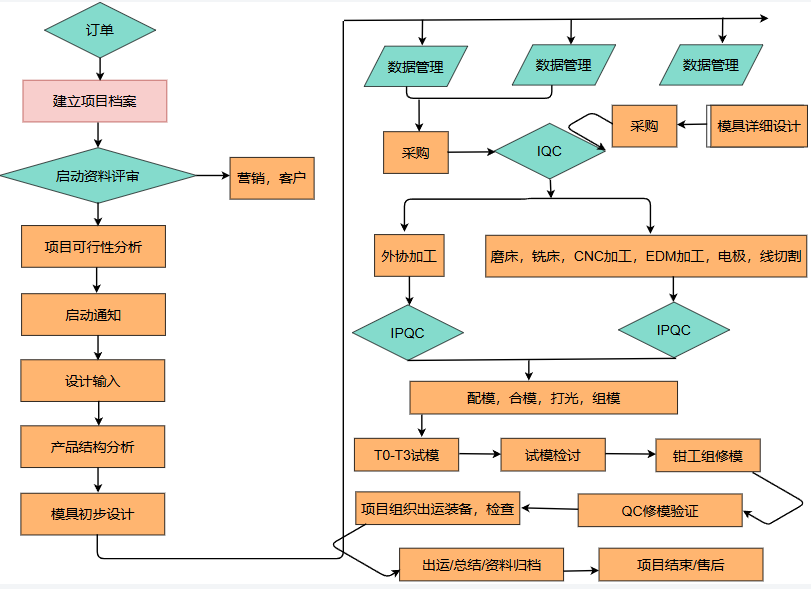
#> input picture vl/f.png, 811 x 589 px, found by its file name
$ python flowchart_recognition4.py
#> lines starting #> are read from the running program, lines starting #| are printed output that depends on the picture; after the words box and inside, x2 and y2 are one past the last pixel; in counts of white or black regions, pixels touching at a corner belong together
#> in process_image, self.current_image is the input picture: shape (589, 811, 3); mean B, G, R 213.6, 227.4, 237.3
import cv2
import numpy as np
import pytesseract
import logging
from datetime import datetime
import os

# 配置日志
logging.basicConfig(
    level=logging.INFO,
    format='%(asctime)s - %(levelname)s - %(message)s',
    handlers=[
        logging.FileHandler('flowchart_recognition.log'),
        logging.StreamHandler()
    ]
)

class Line:
    # [44 lines left out: functions __init__, length, get_text_region, not called in this run]

class FlowchartRecognizer:
    def __init__(self):
        # 设置tesseract路径
        pytesseract.pytesseract.tesseract_cmd = r'D:\tools\Tesseract-OCR\tesseract.exe'

        # 初始化变量
        self.shapes = []
        self.lines = {}
        self.current_image = None
        self.processed_image = None

        # 配置参数
        self.min_line_length = 20
        self.max_line_gap = 10
        self.min_area = 100
        self.min_perimeter = 20

    # [378 lines left out: functions detect_line_style, is_part_of_shape, point_to_line_distance, detect_connected_segments, can_connect_segments, merge_segments and 4 more, not called in this run]

    def detect_shape(self, contour):
        """检测单个轮廓的形状"""
        try:
            # 计算基本特征
            peri = cv2.arcLength(contour, True)
            area = cv2.contourArea(contour)

            if area < self.min_area or peri < self.min_perimeter:
                return None

            # 获取近似多边形
            approx = cv2.approxPolyDP(contour, 0.02 * peri, True)

            # 获取轮廓的基本属性
            x, y, w, h = cv2.boundingRect(contour)
            aspect_ratio = float(w)/h if h != 0 else 0

            # 初始化形状信息
            shape_info = {
                'type': 'Unknown',
                'position': (x, y, w, h),
                'points': approx.reshape(-1, 2).tolist(),
                'area': area,
                'perimeter': peri
            }

            # 形状判断
            if self.detect_rounded_rectangle(contour, approx):
                shape_info['type'] = 'RoundedRectangle'
            elif len(approx) == 3:
                shape_info['type'] = 'Triangle'
            elif len(approx) == 4:
                if self.detect_diamond(contour, approx):
                    shape_info['type'] = 'Diamond'
                elif self.detect_parallelogram(contour, approx):
                    shape_info['type'] = 'Parallelogram'
                elif 0.95 <= aspect_ratio <= 1.05:
                    shape_info['type'] = 'Square'
                else:
                    shape_info['type'] = 'Rectangle'
            elif len(approx) == 5:
                shape_info['type'] = 'Pentagon'
            elif len(approx) == 6:
                shape_info['type'] = 'Hexagon'
            else:
                # 判断是否为圆形
                circularity = (4 * np.pi * area) / (peri * peri)
                if 0.85 <= circularity <= 1.15:
                    shape_info['type'] = 'Circle'
                    shape_info['center'] = (x + w//2, y + h//2)
                    shape_info['radius'] = w//2
                elif 0.7 <= circularity < 0.85:
                    shape_info['type'] = 'Ellipse'
                    shape_info['center'] = (x + w//2, y + h//2)
                    shape_info['axes'] = (w//2, h//2)

            return shape_info

        except Exception as e:
            logging.error(f"Error in detect_shape: {str(e)}")
            return None

    def detect_rounded_rectangle(self, contour, approx):
        """检测圆角矩形"""
        try:
            x, y, w, h = cv2.boundingRect(contour)
            area = cv2.contourArea(contour)
            peri = cv2.arcLength(contour, True)

            rect_area = w * h
            rect_extent = float(area) / rect_area if rect_area > 0 else 0
            circularity = (4 * np.pi * area) / (peri * peri)

            return (
                0.85 <= rect_extent <= 0.95 and
                0.75 <= circularity <= 0.95 and
                len(approx) >= 8 and
                len(approx) <= 16 and
                min(w, h) > self.min_area / 4
            )

        except Exception as e:
            logging.error(f"Error in detect_rounded_rectangle: {str(e)}")
            return False

    # [71 lines left out: functions detect_diamond, detect_parallelogram, draw_line, not called in this run]

    def preprocess_image(self, image):
        """图像预处理"""
        try:
            # 转换为灰度图
            gray = cv2.cvtColor(image, cv2.COLOR_BGR2GRAY)
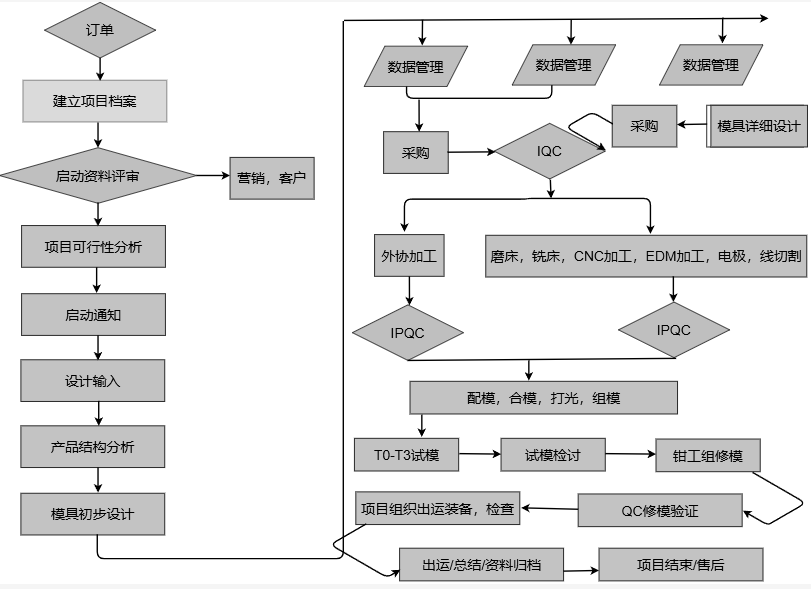
#> gray: shape (589, 811); min 0, max 255, mean 228.7

            # 高斯模糊
            blurred = cv2.GaussianBlur(gray, (5, 5), 0)
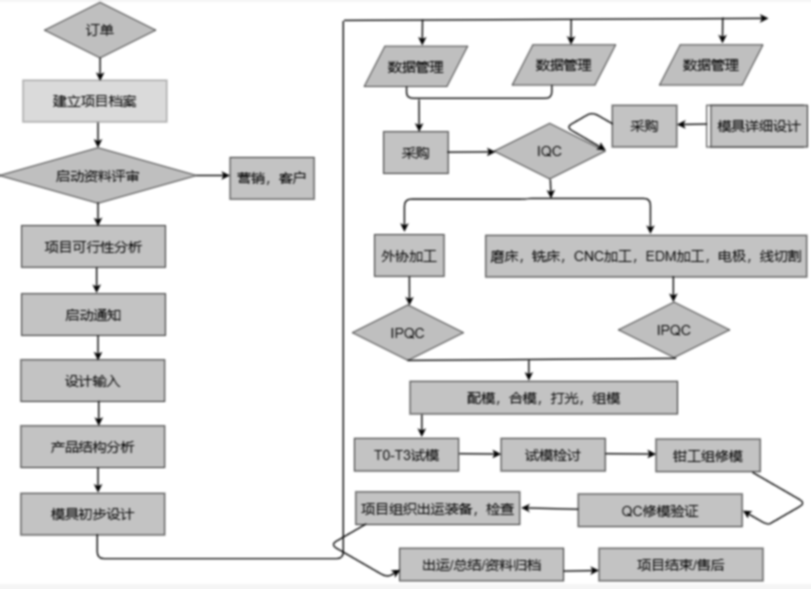
#> blurred: shape (589, 811); min 9, max 255, mean 228.7

            # 自适应阈值处理
            thresh = cv2.adaptiveThreshold(
                blurred,
                255,
                cv2.ADAPTIVE_THRESH_GAUSSIAN_C,
                cv2.THRESH_BINARY_INV,
                11,
                2
            )
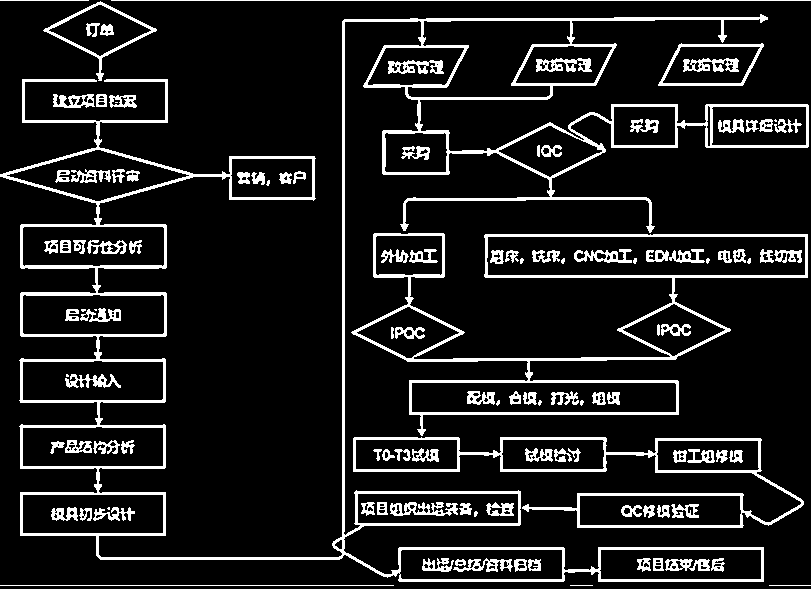
#> thresh: shape (589, 811); 11.5% white; 116 white regions (16 under 20 px), largest, box (x1, y1, x2, y2) and area: (0, 14, 809, 582) 24100, (351, 233, 808, 436) 7320, (353, 437, 804, 528) 4474

            # 形态学操作
            kernel = np.ones((3,3), np.uint8)
            morph = cv2.morphologyEx(thresh, cv2.MORPH_CLOSE, kernel)
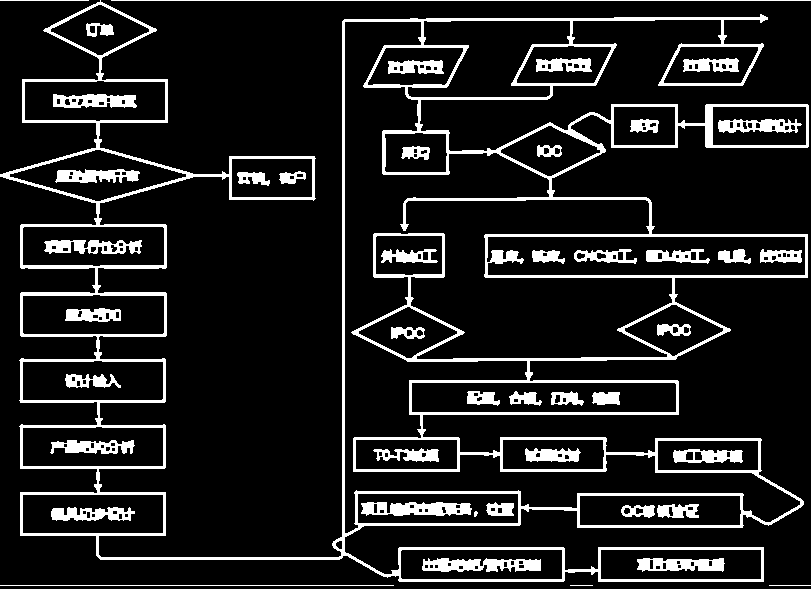
#> morph: shape (589, 811); 12.4% white; 45 white regions (1 under 20 px), largest, box (x1, y1, x2, y2) and area: (0, 0, 809, 582) 38225, (422, 558, 541, 572) 1171, (361, 502, 472, 516) 1160
            morph = cv2.morphologyEx(morph, cv2.MORPH_OPEN, kernel)
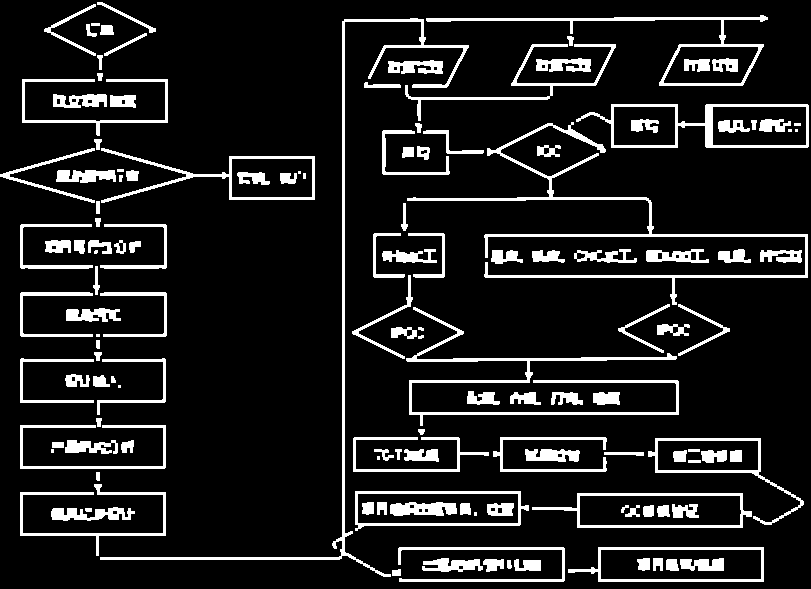
#> morph: shape (589, 811); 11.7% white; 140 white regions (12 under 20 px)

            return morph

        except Exception as e:
            logging.error(f"Error in preprocess_image: {str(e)}")
            return None

    def process_image(self, image_path):
        """处理图像并识别流程图元素"""
        try:
            # 读取图像
            self.current_image = cv2.imread(image_path)
            if self.current_image is None:
                raise ValueError("Could not read image")

            # 预处理图像
            self.processed_image = self.preprocess_image(self.current_image)
            if self.processed_image is None:
                raise ValueError("Image preprocessing failed")

            # 创建结果图像
            result_image = self.current_image.copy()

            # 检测形状
            contours, _ = cv2.findContours(
                self.processed_image,
                cv2.RETR_EXTERNAL,
                cv2.CHAIN_APPROX_SIMPLE
            )
#> contours = 107 contours, 12 with area under 20; largest, box (x1, y1, x2, y2) and area: (576, 104, 809, 148) 7416, (532, 493, 752, 528) 5749, (568, 547, 764, 582) 5690, (355, 491, 529, 531) 5651, (426, 15, 768, 86) 4314

            self.shapes = []
            for contour in contours:
                shape = self.detect_shape(contour)
                if shape:
                    # 提取形状内的文本
                    x, y, w, h = shape['position']
                    roi = self.current_image[y:y+h, x:x+w]
                    text = pytesseract.image_to_string(
                        roi,
                        lang='eng+chi_sim',
                        config='--psm 6'
                    ).strip()
                    shape['text'] = text
                    self.shapes.append(shape)

                    # 在结果图像上绘制形状
                    cv2.drawContours(result_image, [contour], -1, (0, 255, 0), 2)
                    cv2.putText(result_image,
                              f"{shape['type']}: {text}",
                              (x, y-10),
                              cv2.FONT_HERSHEY_SIMPLEX,
                              0.5,
                              (0, 0, 255),
                              2)
#> this loop made 3 passes
#> aspect_ratio in detect_shape on pass 3: 2.25
#> after the loop, self.shapes = []

            # 检测和绘制线条
            lines = self.detect_lines(self.processed_image)
            grouped_lines = self.group_lines(lines)
            self.lines = grouped_lines

            # 使用不同的颜色绘制不同类型的线条
            line_colors = {
                'straight': (0, 255, 0),      # 绿色
                'polyline': (255, 0, 0),      # 蓝色
                'double_polyline': (0, 0, 255),  # 红色
                'orthogonal': (255, 255, 0)    # 青色
            }

            for line_type, line_group in grouped_lines.items():
                for i, line in enumerate(line_group):
                    self.draw_line(result_image,
                                 line,
                                 line_colors[line_type])

                    # 添加线条标签
                    if len(line.points) > 0:
                        label_pos = np.array(line.points[0]) + np.array([10, -10])
                        cv2.putText(result_image,
                                  f"{line_type}_{i+1}",
                                  tuple(map(int, label_pos)),
                                  cv2.FONT_HERSHEY_SIMPLEX,
                                  0.4,
                                  line_colors[line_type],
                                  1)

            # 保存结果
            timestamp = datetime.now().strftime("%Y%m%d_%H%M%S")
            output_path = f'output/flowchart_result_{timestamp}.png'
            cv2.imwrite(output_path, result_image)

            # 保存详细信息到文本文件
            text_output_path = f'output/flowchart_result_{timestamp}.txt'
            with open(text_output_path, 'w', encoding='utf-8') as f:
                f.write(f"Flowchart Analysis Results\n")
                f.write(f"Date: {datetime.now()}\n")
                f.write(f"Input Image: {image_path}\n")
                f.write("-" * 50 + "\n\n")

                f.write(f"Total Shapes Detected: {len(self.shapes)}\n")
                for i, shape in enumerate(self.shapes, 1):
                    f.write(f"\nShape {i}:\n")
                    for key, value in shape.items():
                        f.write(f"  {key}: {value}\n")

                f.write("\nLines Detected:\n")
                f.write("-" * 50 + "\n")
                for line_type, line_group in grouped_lines.items():
                    f.write(f"\n{line_type.capitalize()} Lines:\n")
                    for i, line in enumerate(line_group, 1):
                        f.write(f"Line {i}:\n")
                        f.write(f"  Type: {line.line_type}\n")
                        f.write(f"  Start: {tuple(line.start_point)}\n")
                        f.write(f"  End: {tuple(line.end_point)}\n")
                        f.write(f"  Length: {line.length():.2f}\n")
                        if line.text:
                            f.write(f"  Text: {line.text}\n")
                        f.write(f"  Points: {line.points}\n")
                        f.write("\n")

            print(f"\nResults saved to:")
            print(f"- Image: {output_path}")
            print(f"- Text: {text_output_path}")

            return True

        except Exception as e:
            logging.error(f"Error in process_image: {str(e)}")
            return False

    # [26 lines left out: function display_results, not called in this run]

def main():
    # 创建输出目录
    os.makedirs('output', exist_ok=True)

    # 设置日志
    logging.info(f"Starting flowchart recognition at {datetime.now()}")

    # 创建识别器实例
    recognizer = FlowchartRecognizer()

    # 处理图像
    image_path = 'D:\\workspaces\\python_projects\\ai_demo\\vl\\f.png'  # 替换为实际的图像路径
    if recognizer.process_image(image_path):
        recognizer.display_results()
    else:
        logging.error("Failed to process image")

    logging.info(f"Finished flowchart recognition at {datetime.now()}")

if __name__ == "__main__":
    main()
#> (the call stopped at in process_image, `text = pytesseract.image_to_string( roi, lang='eng+chi_sim', config='-..`: pytesseract is not available in this run)

$ run again, with vl/b.png copied over vl/f.png
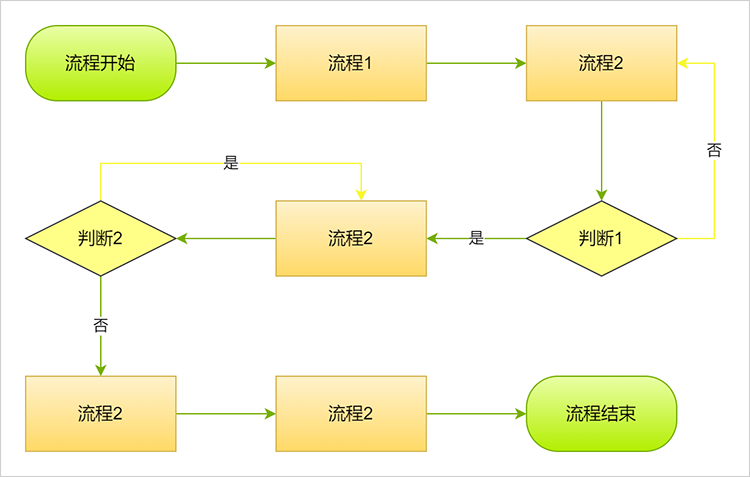
#> input picture vl/b.png, 750 x 477 px, found by its file name
#> in process_image, self.current_image is the input picture: shape (477, 750, 3); mean B, G, R 220.4, 246.8, 248.2
#> in preprocess_image, `thresh = cv2.adaptiveThreshold( blurred, 255, cv2.ADAPTIVE_THRESH_GAUS..`:
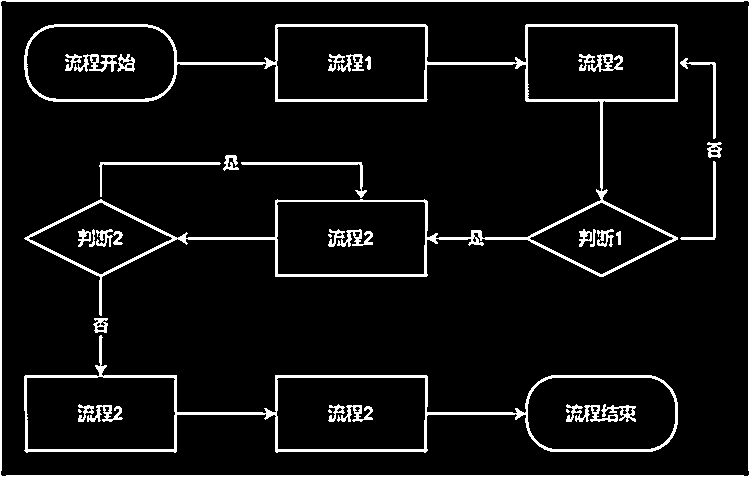
#> thresh: shape (477, 750); 6.9% white; 40 white regions (7 under 20 px), largest, box (x1, y1, x2, y2) and area: (24, 24, 678, 316) 8962, (0, 0, 750, 477) 4860, (24, 335, 678, 453) 4648
#> in preprocess_image, `morph = cv2.morphologyEx(morph, cv2.MORPH_OPEN, kernel)`:
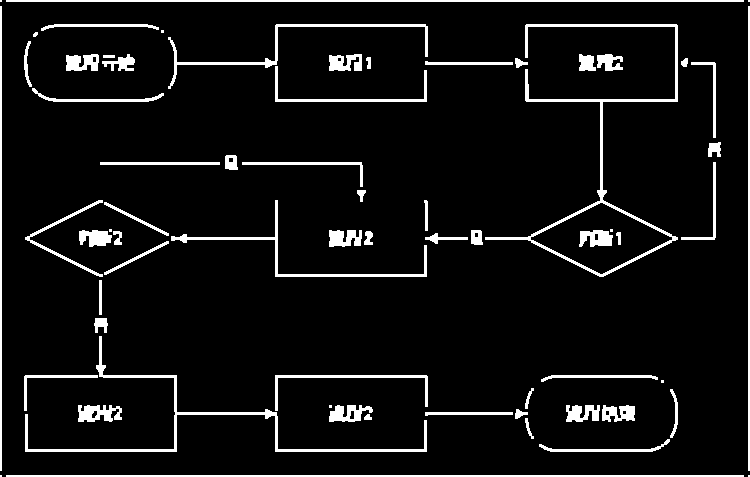
#> morph: shape (477, 750); 7% white; 67 white regions (10 under 20 px)
#> contours = 64 contours, 9 with area under 20; largest, box (x1, y1, x2, y2) and area: (485, 24, 678, 277) 7192, (25, 336, 427, 452) 1448, (168, 24, 428, 89) 775, (171, 200, 427, 277) 755, (6, 475, 744, 477) 737
#> the loop in process_image, `for contour in contours:` made 2 passes
#> (contour, approx in detect_shape) on pass 2: ([[6, 475], [6, 476], [743, 476], [743, 475]], [[6, 475], [743, 476]])
#> after the loop in process_image, `for contour in contours:`: self.shapes = []

$ run again, with vl/c.png copied over vl/f.png
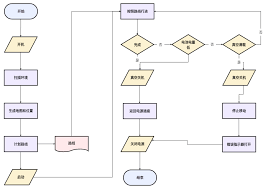
#> input picture vl/c.png, 267 x 189 px, found by its file name
#> in process_image, self.current_image is the input picture: shape (189, 267, 3); mean B, G, R 245.5, 245.6, 246.5
#> in preprocess_image, `thresh = cv2.adaptiveThreshold( blurred, 255, cv2.ADAPTIVE_THRESH_GAUS..`:
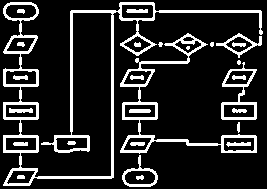
#> thresh: shape (189, 267); 15.8% white; 27 white regions (4 under 20 px), largest, box (x1, y1, x2, y2) and area: (3, 2, 263, 186) 4141, (120, 33, 257, 154) 1747, (221, 62, 257, 120) 558
#> in preprocess_image, `morph = cv2.morphologyEx(morph, cv2.MORPH_OPEN, kernel)`:
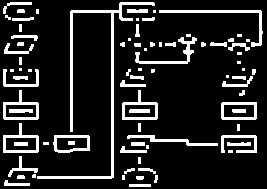
#> morph: shape (189, 267); 14.4% white; 81 white regions (24 under 20 px)
#> contours = 76 contours, 40 with area under 20; largest, box (x1, y1, x2, y2) and area: (37, 2, 155, 179) 943, (3, 123, 39, 153) 619, (122, 90, 158, 120) 618, (3, 90, 39, 120) 618, (221, 102, 257, 120) 594
#> the loop in process_image, `for contour in contours:` made 18 passes
#> aspect_ratio in detect_shape on pass 18: 2
#> after the loop in process_image, `for contour in contours:`: self.shapes = []
